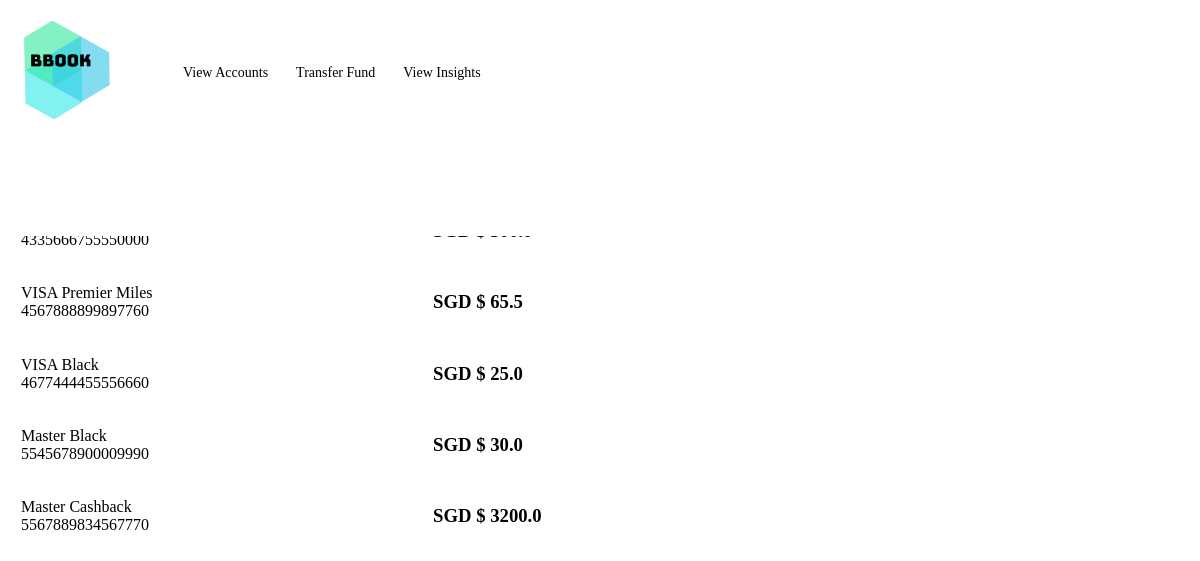
Page /creditcards/4 on the committed database.
### tables this page shows
CREATE TABLE "CreditCard" (
	`CardNumber`	INTEGER,
	`CardType`	TEXT,
	`BankID`	INTEGER,
	`ExpiryDate`	TEXT,
	`CardName`	TEXT,
	`CustomerID`	INTEGER,
	`AmountDue`	REAL,
	FOREIGN KEY(`CustomerID`) REFERENCES `Customer`(`CustomerID`),
	PRIMARY KEY(`CardNumber`),
	FOREIGN KEY(`BankID`) REFERENCES `Bank`(`BankID`)
);

### app.py (the view)
@app.route('/creditcards/<CustomerID>')
def creditcards(CustomerID):
       connection = sqlite3.connect("BBOOK.db")
       cursor = connection.execute("SELECT * FROM CreditCard WHERE CustomerID = ?", (CustomerID,)).fetchall()
       connection.close()
       return flask.render_template("creditcards.html", cursor = cursor, CustomerID = CustomerID)

### templates/creditcards.html (shortened to what this page needs)
<!DOCTYPE html>
<html>
<head>
</head>
<body>
		<div class="navbar">
		<table>
		<tr>
		<td style= "width:150px">
            <a href="{{url_for('main', CustomerID = CustomerID)}}"><img src="{{ url_for('static', filename='BBOOK.png') }}" width="100" height=""/> </a>
		</td>
		<td style= "width:400px">
					<a href="{{url_for('accounts', CustomerID = CustomerID)}}">View Accounts</a>
					<a href="{{url_for('transfer', CustomerID = CustomerID)}}">Transfer Fund</a>
					<a href="{{url_for('insights', CustomerID = CustomerID)}}">View Insights</a>
					</td>
				</tr>
				</table>
            </div>
<div class="main">
		<table>
			<tr>
				<th><b>Credit Cards</b></th>
			{% for record in cursor %}
			</tr>
			<tr>
				<td>{{record[1]}} {{record[4]}}<br>{{record[0]}}
				</td>
				<td><h3>SGD $ {{record[6]}}</h3></td>
			{% endfor %}
		</table>
</div>
</body>
</html>

### templates/creditcards.html (style rules this page uses)
body { margin:0; }
.navbar { overflow: hidden; background-color: #ffffff; position: fixed; top: 0; width: 100%; height: 20%; }
.navbar a { float: left; display: block; color: #000000; text-align: center; padding: 10px 14px; text-decoration: none; font-size: 14px; }
.main { padding: 14px; margin-top: 150px; height: 1000px; }
th, td { padding: 5px; text-align: left; width: 400px; }

### rows in the picture
CreditCard: CardNumber "4335666755550000"
CreditCard: CardType "VISA", CardName "Premier Miles", CardNumber "4567888899897760", AmountDue "65.5"
CreditCard: CardType "VISA", CardName "Black", CardNumber "4677444455556660", AmountDue "25.0"
CreditCard: CardType "Master", CardName "Black", CardNumber "5545678900009990", AmountDue "30.0"
CreditCard: CardType "Master", CardName "Cashback", CardNumber "5567889834567770", AmountDue "3200.0"
